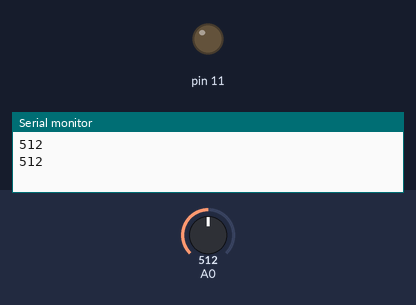
Recording of a sketch running on a simulated Arduino Uno, built with avr-gcc and run on an emulated ATmega328P. Shown: output pins drawn as LEDs (lit = HIGH), the last lines printed to the serial monitor. The inputs (shaded band) are chosen by the test bench; at power-on: A0 = 512.

Above: at 1.8 s.
1.9 s: A0 set to 483
At 3.3 s:
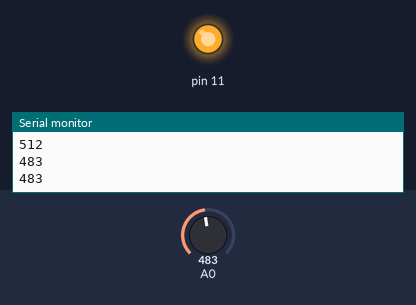
3.6 s: A0 set to 511
At 5.1 s:
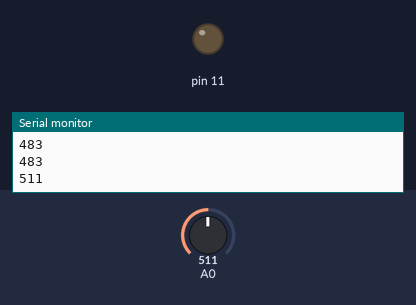
5.7 s: A0 set to 306
At 6.7 s:
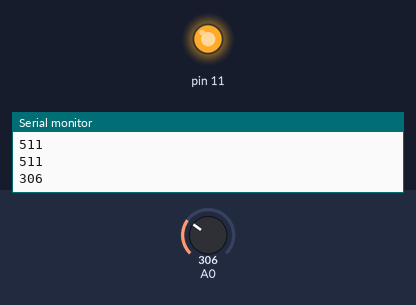
Timing chart, 0 to 8.7 s (numbered marks = the images above; inputs shaded):
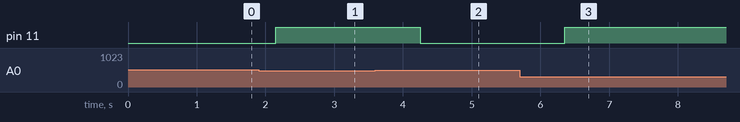

Measured:
- the behaviour switches between 500 and 499 on A0 (found by bisection; images 0 and 1)
- after the input at 1.9 s, pin 11: LOW → HIGH after 0.25 s
- after the input at 3.6 s, pin 11: HIGH → LOW after 0.65 s
- after the input at 5.7 s, pin 11: LOW → HIGH after 0.65 s

The sketch:

ldr.ino
```cpp
int ldrvalue=0;
int lightsensitivity=500;
void setup()
{
  Serial.begin(9600);
  pinMode(11,OUTPUT);


}
void loop()
{
  ldrvalue=analogRead(A0);
  Serial.println(ldrvalue);
  delay(50);
  if(ldrvalue<lightsensitivity)
  digitalWrite(11,HIGH);
  else
  digitalWrite(11,LOW);
  delay(1000);
}
```
